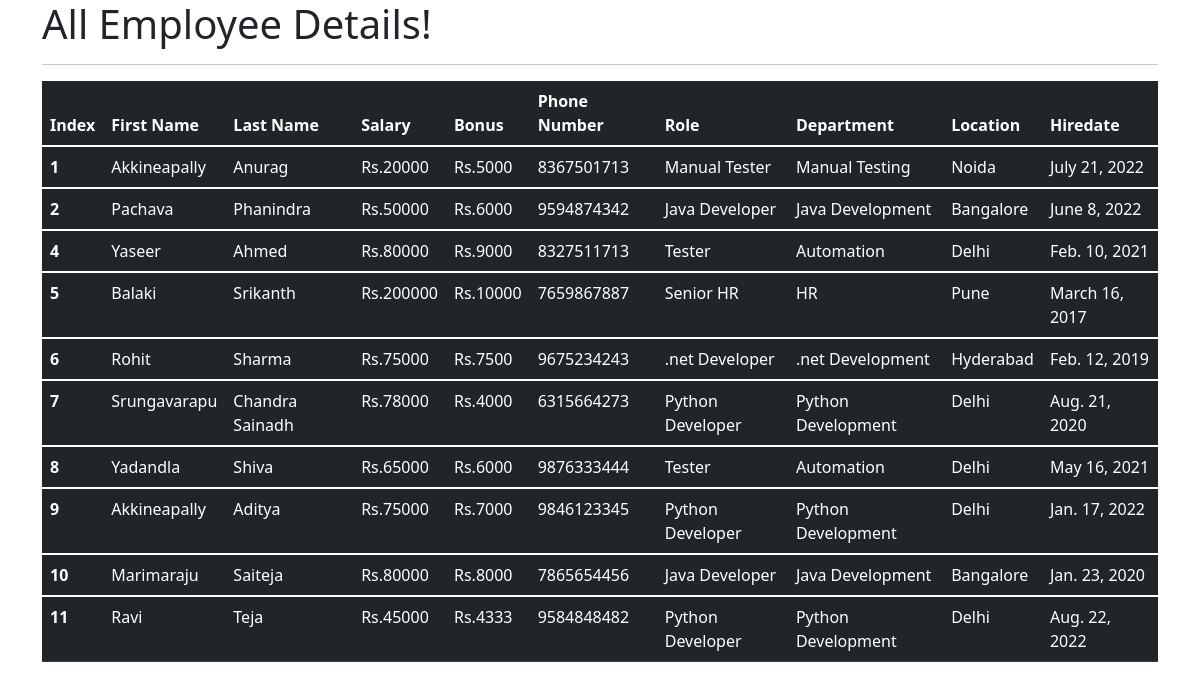
The app's page /all_emp with its own data.
### emp_app/models.py (models this page shows, shortened)
class Employee(models.Model):
    first_name = models.CharField(max_length=100, null=False)
    last_name = models.CharField(max_length=100)
    dept = models.ForeignKey(Department, on_delete=models.CASCADE)
    salary = models.IntegerField(default=0)
    bonus = models.IntegerField(default=0)
    role = models.ForeignKey(Role, on_delete=models.CASCADE)
    phone = models.IntegerField(default=0)
    hire_date = models.DateField()
    def __str__(self):
        return "%s %s %s" %(self.first_name, self.last_name, self.phone)

class Role(models.Model):
    name = models.CharField(max_length=100, null=False)

class Department(models.Model):
    name = models.CharField(max_length=100,null=False)
    location = models.CharField(max_length=100)

### emp_app/views.py (the view)
# urls.py: path('all_emp', views.all_emp, name='all_emp'),
def all_emp(request):
    emps = Employee.objects.all()
    context = {
        'emps': emps
    }
    print(context)
    return render(request, 'view_all_emp.html', context)

### emp_app/templates/view_all_emp.html (shortened to what this page needs)
<!DOCTYPE html>
{% load static %}
<html lang="en">
<head>
  <link href="https://cdn.jsdelivr.net/npm/bootstrap@5.1.3/dist/css/bootstrap.min.css" rel="stylesheet">
  {% load static %}
  <link rel="stylesheet" href="{% static 'ok.css' %}">
</head>
  <body>
  <div class="container">
          <h1>All Employee Details!</h1>
      <hr>
     <table class="table table-dark">
  <thead>
    <tr>
      <th scope="col">Index</th>
      <th scope="col">First Name</th>
      <th scope="col">Last Name</th>
      <th scope="col">Salary</th>
      <th scope="col">Bonus</th>
      <th scope="col">Phone Number</th>
      <th scope="col">Role</th>
      <th scope="col">Department</th>
      <th scope="col">Location</th>
      <th scope="col">Hiredate</th>
    </tr>
  </thead>
         {% for emp in emps %}
  <tbody>
    <tr>
      <th scope="row">{{emp.id}}</th>
      <td>{{emp.first_name}}</td>
      <td>{{emp.last_name}}</td>
      <td>Rs.{{emp.salary}}</td>
      <td>Rs.{{emp.bonus}}</td>
      <td>{{emp.phone}}</td>
      <td>{{emp.role.name}}</td>
      <td>{{emp.dept.name}}</td>
      <td>{{emp.dept.location}}</td>
      <td>{{emp.hire_date}}</td>
    </tr>
  </tbody>
         {% endfor %}
</table>
  </div>
  </body>
</html>

### records on screen
Employee: id "1", first_name "Akkineapally", last_name "Anurag", salary "20000", bonus "5000", phone "8367501713", role.name "Manual Tester", dept.name "Manual Testing", dept.location "Noida", hire_date "July 21, 2022"
Employee: id "2", first_name "Pachava", last_name "Phanindra", salary "50000", bonus "6000", phone "9594874342", role.name "Java Developer", dept.name "Java Development", dept.location "Bangalore", hire_date "June 8, 2022"
Employee: id "4", first_name "Yaseer", last_name "Ahmed", salary "80000", bonus "9000", phone "8327511713", role.name "Tester", dept.name "Automation", dept.location "Delhi", hire_date "Feb. 10, 2021"
Employee: id "5", first_name "Balaki", last_name "Srikanth", salary "200000", bonus "10000", phone "7659867887", role.name "Senior HR", dept.name "HR", dept.location "Pune", hire_date "March 16, 2017"
Employee: id "6", first_name "Rohit", last_name "Sharma", salary "75000", bonus "7500", phone "9675234243", role.name ".net Developer", dept.name ".net Development", dept.location "Hyderabad", hire_date "Feb. 12, 2019"
Employee: id "7", first_name "Srungavarapu", last_name "Chandra Sainadh", salary "78000", bonus "4000", phone "6315664273", role.name "Python Developer", dept.name "Python Development", dept.location "Delhi", hire_date "Aug. 21, 2020"
Employee: id "8", first_name "Yadandla", last_name "Shiva", salary "65000", bonus "6000", phone "9876333444", role.name "Tester", dept.name "Automation", dept.location "Delhi", hire_date "May 16, 2021"
Employee: id "9", first_name "Akkineapally", last_name "Aditya", salary "75000", bonus "7000", phone "9846123345", role.name "Python Developer", dept.name "Python Development", dept.location "Delhi", hire_date "Jan. 17, 2022"
Employee: id "10", first_name "Marimaraju", last_name "Saiteja", salary "80000", bonus "8000", phone "7865654456", role.name "Java Developer", dept.name "Java Development", dept.location "Bangalore", hire_date "Jan. 23, 2020"
Employee: id "11", first_name "Ravi", last_name "Teja", salary "45000", bonus "4333", phone "9584848482", role.name "Python Developer", dept.name "Python Development", dept.location "Delhi", hire_date "Aug. 22, 2022"
